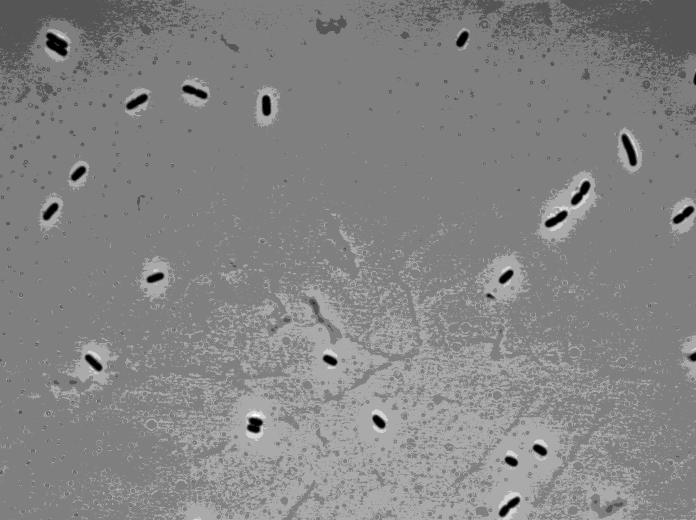
#> input picture data/HG105_images/noLac_phase_0004.tif, 1392 x 1040 px (shown at 1/2 size)
$ python image_processing_utils.py
#> lines starting #> are read from the running program, lines starting #| are printed output that depends on the picture; after the words box and inside, x2 and y2 are one past the last pixel; in counts of white or black regions, pixels touching at a corner belong together
"""Contains functions useful for processing phase images"""

import numpy as np
import matplotlib.pyplot as plt
import seaborn as sns

# For image processing
import skimage.io
import skimage.exposure
import skimage.morphology
import skimage.filters

# Set matplotlib rc params.
rc = {'lines.linewidth' : 2, 'axes.labelsize' : 18,
        'axes.titlesize' : 18}
sns.set(rc=rc)
sns.set_style('dark')


def load_image(image_file):
    """Converts image to matrix using skimage"""
    image = skimage.io.imread(image_file)
    return image


def correct_uneven_illumination(image, radius):
    """Convert image to float. Apply gaussian blur to image
       and then subtract this from the image."""

    # Convert phase image to a float (rescale between zero and one)
    im_float = skimage.img_as_float(image)
    im_blur = skimage.filters.gaussian(image, radius)

    # Substract image blur
    im_sub = im_float - im_blur

    return im_sub


def correct_for_hot_pixels(image, width=3):
    """Generate a structural element; apply median filter to get rid of 'hot' pixel"""

    selem = skimage.morphology.square(width) # can take in this param
    im_filt = skimage.filters.median(image, selem)

    return im_filt


def apply_threshold(image):
    """Compute Otsu threshold value to impose pixel value cutoff"""

    thresh_otsu = skimage.filters.threshold_otsu(image)
    image_seg = image < thresh_otsu

    return image_seg


def apply_size_filter(seg_labs, cutoff_lower=300, cutoff_upper=10000):
    """Removes objects too large or small"""

    areas, props = measure_object_areas(seg_labs)
    im_objects = np.copy(seg_labs) > 0  # what?
    for i, _ in enumerate(areas):
        if areas[i] < cutoff_lower or areas[i] > cutoff_upper:
            # Erase it from our image by setting all pixels = 0
            im_objects[seg_labs==props[i].label] = 0

    size_filt_labs = skimage.measure.label(im_objects)

    return size_filt_labs


def clear_borders(seg_labs):
    """Remove objects touching the image border"""

    image_trimmed = skimage.segmentation.clear_border(seg_labs)
    return image_trimmed


def label_objects(image):
    """ Label each pixel 'island' """

    seg_labels, num_objects = skimage.measure.label(image, return_num=True, background=0)
    return seg_labels, num_objects


def measure_object_areas(seg_labs):
    """Compute the region properties and extract area of each object"""

    props = skimage.measure.regionprops(seg_labs)
    areas = np.array([prop.area for prop in props])

    return areas, props

def process_image(image, radius, width, cutoff_lower, cutoff_upper):
    """Call all image-processing functions in proper order.
       Image will be evened, filtered, segmented, labeled,
       and otherwise cleaned up."""

    image_cooled = correct_for_hot_pixels(image, width)
    image_even = correct_uneven_illumination(image_cooled, radius)
    image_seg = apply_threshold(image_even)
    seg_labs, num_objects = label_objects(image_seg)
    seg_labs = clear_borders(seg_labs)
    size_filt_labs = apply_size_filter(seg_labs, cutoff_lower, cutoff_upper)

    return size_filt_labs

#############################################
## Begin "executable" portion of code here ##
#############################################

image_file_1 = 'data/HG105_images/noLac_phase_0004.tif'
image_file_2 = 'data/bsub_100x_phase.tif'

image_1 = load_image(image_file_1)
#> in load_image, image is the input picture: shape (1040, 1392) uint16; min 265, max 1916, mean 1190.8
image_2 = load_image(image_file_2)
#> call 2 of load_image, with image_file = 'data/bsub_100x_phase.tif'
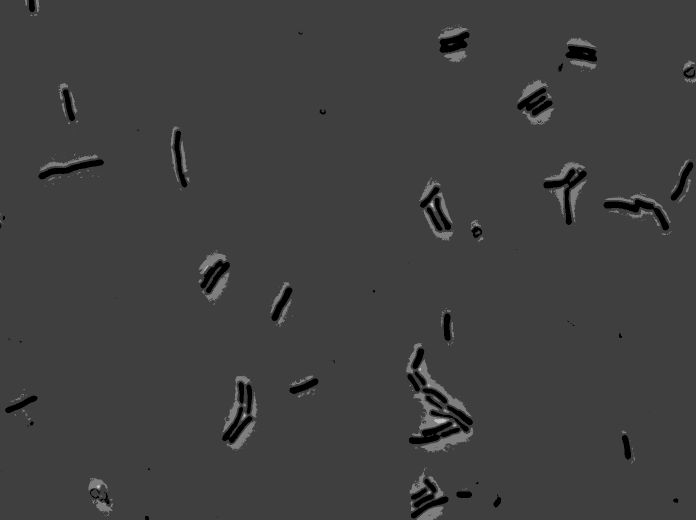
#> input picture data/bsub_100x_phase.tif, 1392 x 1040 px (shown at 1/2 size)
#> in load_image, image is the input picture: shape (1040, 1392) uint16; min 141, max 1043, mean 386

# Specify parameters
radius = 50.0
width = 3
size_cutoff_lower = 200
size_cutoff_upper = 10000

im_filt_labs_1 = process_image(image_1, radius, width, size_cutoff_lower, size_cutoff_upper)
#> in correct_uneven_illumination, `im_sub = im_float - im_blur`:
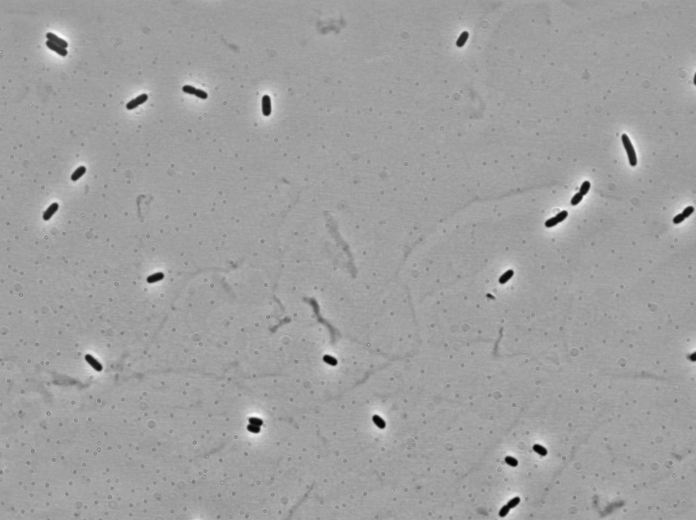
#> im_sub: shape (1040, 1392) float64 (shown at 1/2 size); min -0.0149, max 0.00881, mean -7.29e-06; drawn with min black and max white
#> in apply_threshold, `thresh_otsu = skimage.filters.threshold_otsu(image)`: thresh_otsu = -0.00538
#> in apply_threshold, `image_seg = image < thresh_otsu`:
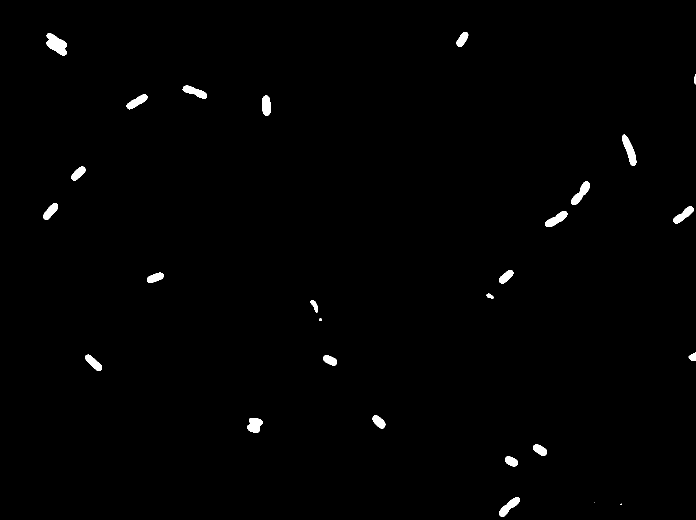
#> image_seg: shape (1040, 1392) bool (shown at 1/2 size); 0.84% white; 27 white regions (2 under 20 px)
#> in label_objects, `seg_labels, num_objects = skimage.measure.label(image, return_num=True..`: seg_labels: shape (1040, 1392) int32; 28 distinct labels, from 0 to 27
#> in label_objects, `seg_labels, num_objects = skimage.measure.label(image, return_num=True..`: num_objects = 27
#> in clear_borders, `image_trimmed = skimage.segmentation.clear_border(seg_labs)`: image_trimmed: shape (1040, 1392) int32; 26 distinct labels, from 0 to 27
#> in measure_object_areas, `props = skimage.measure.regionprops(seg_labs)`: props = 25 regions; largest, box (x1, y1, x2, y2) and area: (93, 67, 134, 111) 1114, (1244, 269, 1273, 331) 827, (1142, 363, 1180, 410) 741, (1090, 422, 1135, 454) 685, (998, 994, 1040, 1034) 681
#> in measure_object_areas, `areas = np.array([prop.area for prop in props])`: areas = 25 values, max 1114 at index 1, min 1 at index 23, mean 477.8
#> in apply_size_filter, `im_objects = np.copy(seg_labs) > 0`: im_objects: shape (1040, 1392) bool; 0.83% white; 25 white regions (2 under 20 px), largest, box (x1, y1, x2, y2) and area: (93, 67, 134, 111) 1114, (1244, 269, 1273, 331) 827, (1142, 363, 1180, 410) 741
#> the loop in apply_size_filter, `for i, _ in enumerate(areas):` made 25 passes
#> in apply_size_filter, `size_filt_labs = skimage.measure.label(im_objects)`: size_filt_labs: shape (1040, 1392) int32; 21 distinct labels, from 0 to 20
size_cutoff_lower = 450
im_filt_labs_2 = process_image(image_2, radius, width, size_cutoff_lower, size_cutoff_upper)
#> call 2 of correct_uneven_illumination, with radius = 50
#> in correct_uneven_illumination (call 2), `im_blur = skimage.filters.gaussian(image, radius)`:
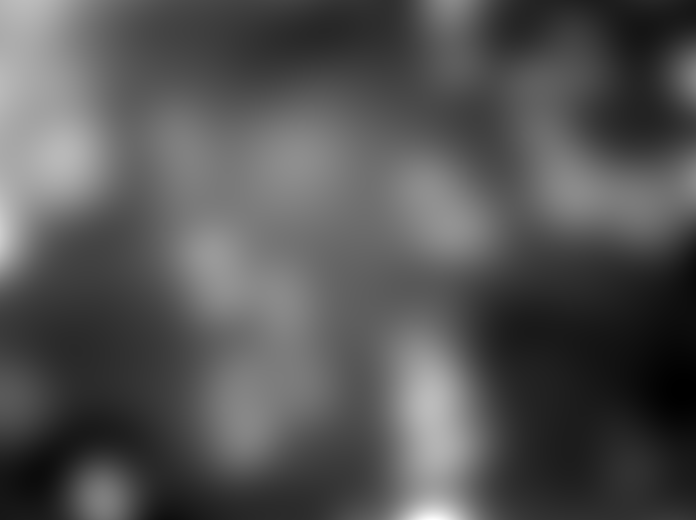
#> im_blur: shape (1040, 1392) float64 (shown at 1/2 size); min 0.00561, max 0.00648, mean 0.00589; drawn with min black and max white
#> in apply_threshold (call 2), `image_seg = image < thresh_otsu`: image_seg: shape (1040, 1392) bool; 2.7% white; 99 white regions (28 under 20 px)
#> in label_objects (call 2), `seg_labels, num_objects = skimage.measure.label(image, return_num=True..`:
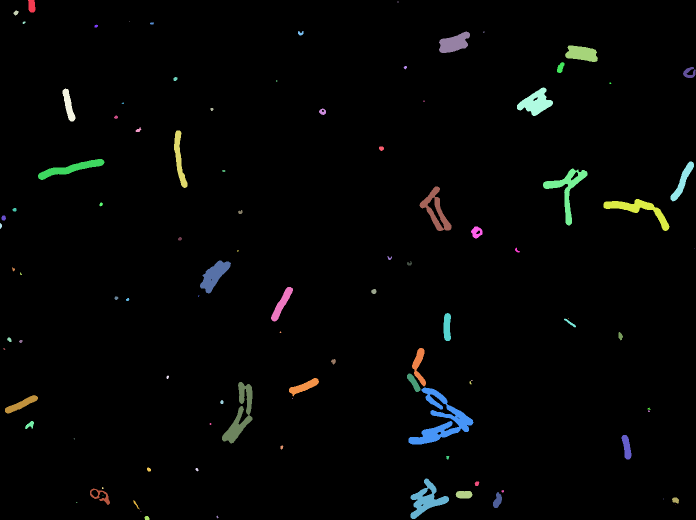
#> seg_labels: shape (1040, 1392) int32 (shown at 1/2 size); 100 distinct labels, from 0 to 99; one colour per label, 0 black
#> in label_objects (call 2), `seg_labels, num_objects = skimage.measure.label(image, return_num=True..`: num_objects = 99
#> in clear_borders (call 2), `image_trimmed = skimage.segmentation.clear_border(seg_labs)`: image_trimmed: shape (1040, 1392) int32; 96 distinct labels, from 0 to 98
#> call 2 of apply_size_filter, with cutoff_lower = 450, cutoff_upper = 10000
#> in measure_object_areas (call 2), `props = skimage.measure.regionprops(seg_labs)`: props = 95 regions; largest, box (x1, y1, x2, y2) and area: (817, 775, 947, 889) 4806, (444, 764, 505, 887) 2767, (821, 957, 898, 1038) 2472, (1086, 337, 1175, 451) 2430, (1207, 398, 1339, 462) 2273
#> in apply_size_filter (call 2), `areas, props = measure_object_areas(seg_labs)`: areas = 95 values, max 4806 at index 66, min 1 at index 2, mean 409.3
#> in apply_size_filter (call 2), `im_objects = np.copy(seg_labs) > 0`: im_objects: shape (1040, 1392) bool; 2.7% white; 95 white regions (28 under 20 px), largest, box (x1, y1, x2, y2) and area: (817, 775, 947, 889) 4806, (444, 764, 505, 887) 2767, (821, 957, 898, 1038) 2472
#> the loop in apply_size_filter (call 2), `for i, _ in enumerate(areas):` made 95 passes
#> after the loop in apply_size_filter (call 2), `for i, _ in enumerate(areas):`:
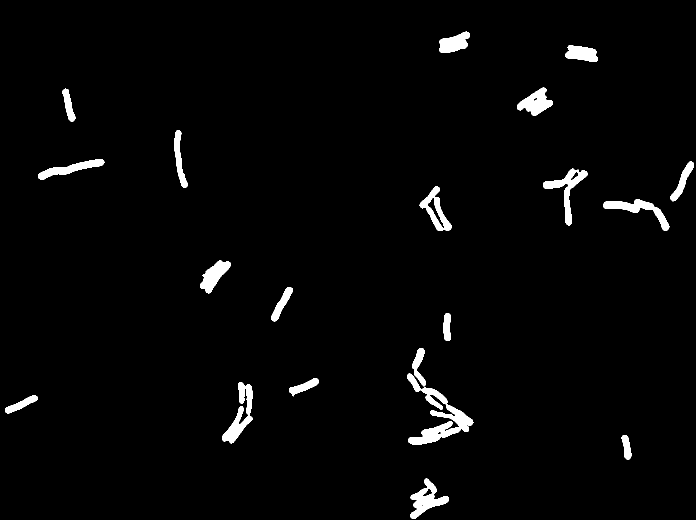
#> im_objects: shape (1040, 1392) bool (shown at 1/2 size); 2.4% white; 21 white regions, largest, box (x1, y1, x2, y2) and area: (817, 775, 947, 889) 4806, (444, 764, 505, 887) 2767, (821, 957, 898, 1038) 2472
#> in apply_size_filter (call 2), `size_filt_labs = skimage.measure.label(im_objects)`:
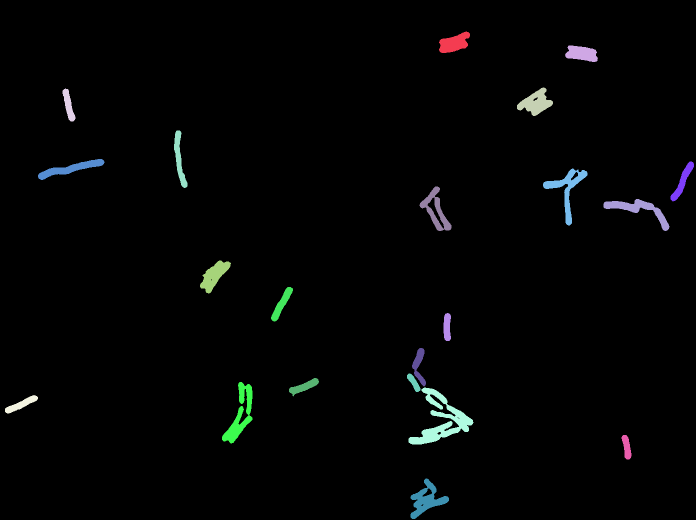
#> size_filt_labs: shape (1040, 1392) int32 (shown at 1/2 size); 22 distinct labels, from 0 to 21; one colour per label, 0 black

plt.figure()
plt.imshow(image_1, cmap=plt.cm.Greys_r)

plt.figure()
plt.imshow(im_filt_labs_1, cmap=plt.cm.Spectral_r)

plt.figure()
plt.imshow(image_2, cmap=plt.cm.Greys_r)

plt.figure()
plt.imshow(im_filt_labs_2, cmap=plt.cm.Spectral_r)

plt.show()
